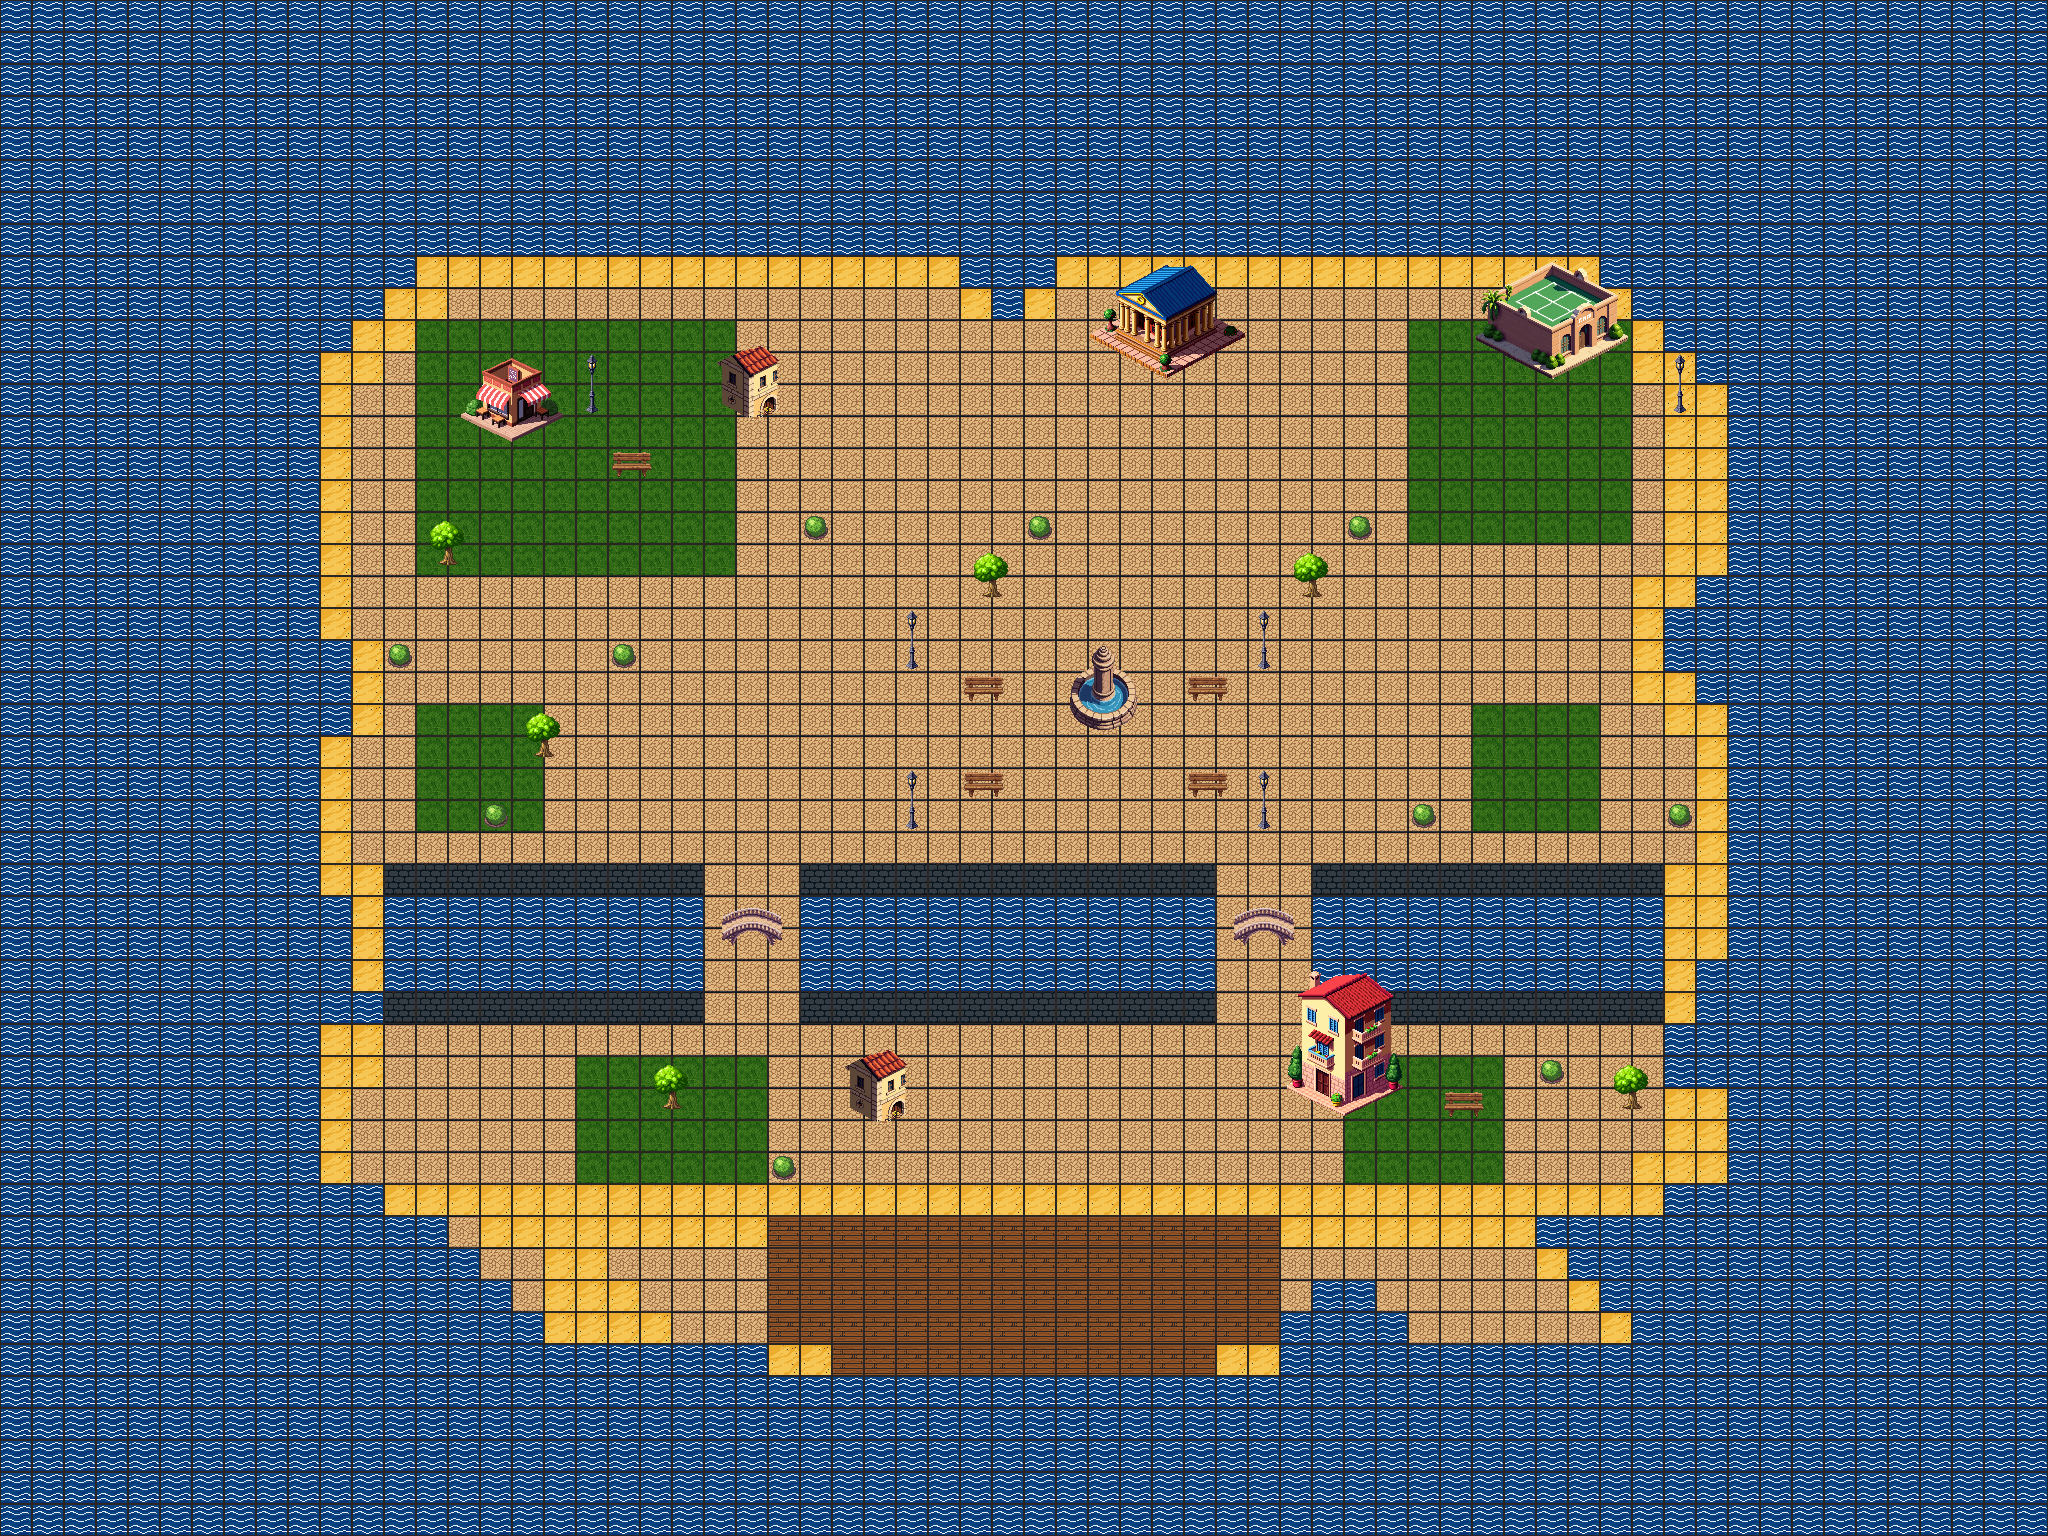

A level layout from a 2D game, rendered from its tile map. Below: a short description, then the map file with tile-grid data replaced by summaries:
An orthogonal 64x48 tile map with 32x32 px tiles, 10 tile layers (Ground_Base, Ground_Detail, Water_Back, Terrain_Structures, ...).

<map version="1.10" tiledversion="1.10.0" orientation="orthogonal" renderorder="right-down" width="64" height="48" tilewidth="32" tileheight="32" infinite="0" nextlayerid="14" nextobjectid="1">
 <tileset version="1.10" tiledversion="1.11.2" name="town_v2" tilewidth="32" tileheight="32" tilecount="384" columns="16" firstgid="1">
  <image source="public/assets/tilesets/town-v2-tileset.png" width="512" height="768" />
 </tileset>
 <layer id="2" name="Ground_Base" width="64" height="48">
  <data>[3072 cells, 3072 non-empty, 6 distinct tile ids]</data>
 </layer>
 <layer id="3" name="Ground_Detail" width="64" height="48">
  <data>[3072 cells, 0 non-empty, 0 distinct tile ids]</data>
 </layer>
 <layer id="4" name="Water_Back" width="64" height="48">
  <data>[3072 cells, 0 non-empty, 0 distinct tile ids]</data>
 </layer>
 <layer id="5" name="Terrain_Structures" width="64" height="48">
  <data>[3072 cells, 0 non-empty, 0 distinct tile ids]</data>
 </layer>
 <layer id="6" name="Buildings_Base" width="64" height="48">
  <data>[3072 cells, 96 non-empty, 84 distinct tile ids]</data>
 </layer>
 <layer id="7" name="Props_Back" width="64" height="48">
  <data>[3072 cells, 79 non-empty, 24 distinct tile ids]</data>
 </layer>
 <layer id="8" name="Animation_Back" width="64" height="48">
  <data>[3072 cells, 0 non-empty, 0 distinct tile ids]</data>
 </layer>
 <objectgroup id="9" name="Collision" />
 <objectgroup id="10" name="Spawn_Points" />
 <layer id="11" name="Props_Front" width="64" height="48">
  <data>[3072 cells, 0 non-empty, 0 distinct tile ids]</data>
 </layer>
 <layer id="12" name="Foreground_Low" width="64" height="48">
  <data>[3072 cells, 0 non-empty, 0 distinct tile ids]</data>
 </layer>
 <layer id="13" name="Foreground_High" width="64" height="48">
  <data>[3072 cells, 0 non-empty, 0 distinct tile ids]</data>
 </layer>
</map>
